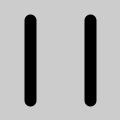
Frame 1 (no input)
Frame 60 (the mouse pressed at the canvas centre just before this capture): identical to frame 1, image omitted
Frame 120 (the mouse held since frame 60 and released just before this capture): identical to frame 1, image omitted

The Processing sketch that drew this single still picture (run headless with seeded random() and noise(); from frame 60 on, the mouse is pressed at the canvas centre):

// Processing sketch: sketch_200316b
// ── sketch_200316b.pde
void setup()
{
  size(120, 120);
  strokeWeight(12);
}

void draw()
{
  background(204);
  
  if(keyPressed)
  {
    if(key=='h' || key=='H')
    {
      line(30, 60, 90, 60);
    }
    
    if(key=='n' || key=='N')
    {
      line(30, 20, 90, 100);
    }
  }
  
  line(30, 20, 30, 100);
  line(90, 20, 90, 100);
}
